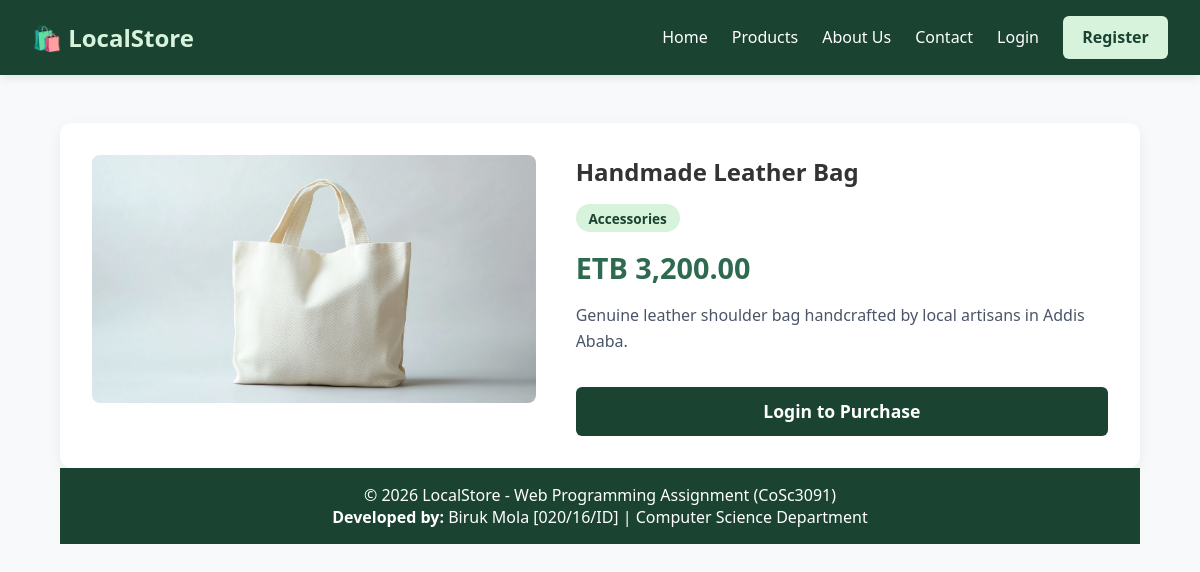
The app's page /product_details.php?id=3 with its own data.
### tables this page shows
CREATE TABLE `products` (
  `id` int(11) NOT NULL,
  `title` varchar(150) NOT NULL,
  `description` text NOT NULL,
  `price` decimal(10,2) NOT NULL,
  `category` varchar(50) NOT NULL,
  `image_url` varchar(255) DEFAULT 'default_product.jpg',
  `created_at` timestamp NOT NULL DEFAULT current_timestamp()
);

### product_details.php (the view, shortened to what this page needs)
<?php
require_once 'db.php';
require_once 'header.php';
$product_id = isset($_GET['id']) ? (int)$_GET['id'] : 0;
$product = null;
if ($product_id > 0) {
    try {
        $stmt = $pdo->prepare("SELECT * FROM products WHERE id = :id");
        $stmt->execute(['id' => $product_id]);
        $product = $stmt->fetch();
    } catch (PDOException $e) {
        $product = null;
    }
}
?>
<?php if ($product): ?>
    <div class="product-details-container">
        <div class="product-details-img">
            <img src="images/<?= htmlspecialchars($product['image_url']); ?>" alt="<?= htmlspecialchars($product['title']); ?>">
        </div>
        <div class="product-details-info">
            <h2><?= htmlspecialchars($product['title']); ?></h2>
            <p class="category-badge"><?= htmlspecialchars($product['category']); ?></p>
            <p class="price-tag">ETB <?= number_format($product['price'], 2); ?></p>
            <p class="full-description"><?= htmlspecialchars($product['description']); ?></p>
            <form method="POST" class="order-form">
                <?php if (isset($_SESSION['user_id'])): ?>
                    <button type="submit" class="btn-primary btn-large">Place Order Now</button>
                <?php else: ?>
                    <a href="login.php" class="btn-secondary btn-large">Login to Purchase</a>
                <?php endif; ?>
            </form>
        </div>
    </div>
<?php endif; ?>
<?php require_once 'footer.php'; ?>

### css/style.css (style rules this page uses)
* { box-sizing: border-box; margin: 0; padding: 0; font-family: 'Segoe UI', Tahoma, Geneva, Verdana, sans-serif; }
body { background-color: #f8f9fa; color: #333; display: flex; flex-direction: column; min-height: 100vh; }
.btn-primary, .btn-secondary, .btn-register, .btn-logout { display: inline-block; padding: 0.65rem 1.2rem; border-radius: 6px; text-decoration: none; text-align: center; cursor: pointer; font-weight: 600; transition: background-color 0.2s ease; }
.btn-secondary { background-color: #1b4332; color: white; border: none; }
.product-details-container { display: flex; gap: 2.5rem; background: white; padding: 2rem; border-radius: 12px; box-shadow: 0 4px 15px rgba(0,0,0,0.06); margin-top: 1rem; flex-wrap: wrap; }
.product-details-img { flex: 1; min-width: 300px; }
.product-details-img img { width: 100%; max-width: 450px; height: auto; object-fit: contain; border-radius: 8px; }
.product-details-info { flex: 1.2; display: flex; flex-direction: column; gap: 1rem; }
.category-badge { display: inline-block; background-color: #d8f3dc; color: #1b4332; padding: 0.3rem 0.8rem; border-radius: 15px; font-size: 0.85rem; font-weight: bold; width: fit-content; }
.price-tag { font-size: 1.8rem; font-weight: bold; color: #2d6a4f; }
.full-description { line-height: 1.6; color: #4a5568; }
.btn-large { width: 100%; padding: 0.8rem; font-size: 1.1rem; margin-top: 1rem; }

### records on screen
products: image_url (picture), title "Handmade Leather Bag", category "Accessories", price "3,200.00", description "Genuine leather shoulder bag handcrafted by local artisans in Addis Ababa."
